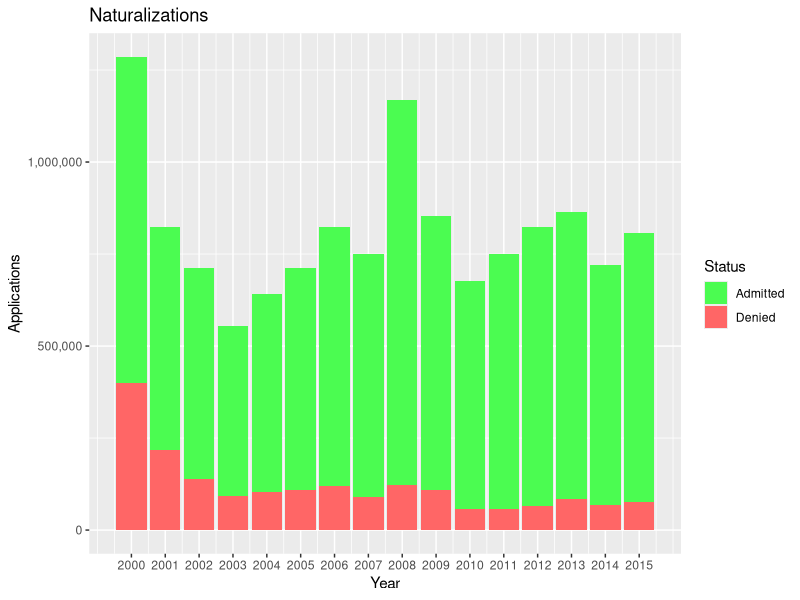

Reproduce this figure in R.
library(readr)
library(ggplot2)
library(dplyr)
library(tidyr)
library(scales)

setwd("C:/Users/aet/Desktop/School/R projects/Final project/President-Obama-Evaluation/Data files/Immigration data")

naturalizations <- read_csv("naturalization.csv")
naturalizations <- naturalizations[order(naturalizations$Year), ]

naturalizations <- gather(naturalizations, Status, Applications, Admitted:Denied)
naturalizations00 <- subset(naturalizations, naturalizations$Year >= 2000)
naturalizations00 %>%
  group_by(Year) %>%
  ggplot(aes(x = Year, y = Applications, fill = Status)) +
  geom_bar(stat = "identity") +
  scale_y_continuous(name = "Applications", labels = comma) +
  scale_x_continuous(breaks = 2000:2015) +
  ggtitle("Naturalizations") +
  scale_fill_manual(values = c("#4bfc51", "#ff6666"))

# SOURCES

# US Department of Homeland Security, Yearbook of Immigration Statistics, 2009 - 2015
# https://www.dhs.gov/immigration-statistics/yearbook/2015
